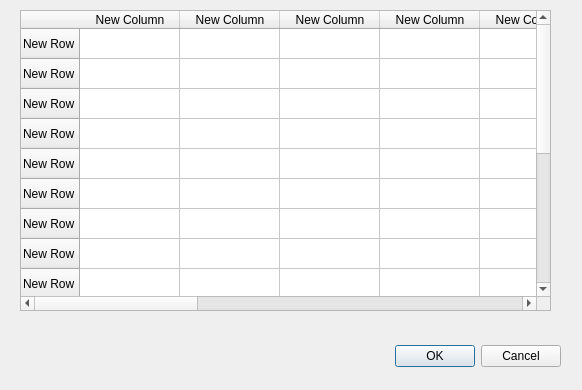
<?xml version="1.0" encoding="UTF-8"?>
<ui version="4.0">
 <class>Table_Request</class>
 <widget class="QDialog" name="Table_Request">
  <property name="geometry">
   <rect>
    <x>0</x>
    <y>0</y>
    <width>582</width>
    <height>390</height>
   </rect>
  </property>
  <property name="windowTitle">
   <string>Dialog</string>
  </property>
  <widget class="QDialogButtonBox" name="buttonBox">
   <property name="geometry">
    <rect>
     <x>380</x>
     <y>340</y>
     <width>181</width>
     <height>32</height>
    </rect>
   </property>
   <property name="orientation">
    <enum>Qt::Horizontal</enum>
   </property>
   <property name="standardButtons">
    <set>QDialogButtonBox::Cancel|QDialogButtonBox::Ok</set>
   </property>
  </widget>
  <widget class="QTableWidget" name="tableWidget">
   <property name="geometry">
    <rect>
     <x>20</x>
     <y>10</y>
     <width>531</width>
     <height>301</height>
    </rect>
   </property>
   <row>
    <property name="text">
     <string>New Row</string>
    </property>
   </row>
   <row>
    <property name="text">
     <string>New Row</string>
    </property>
   </row>
   <row>
    <property name="text">
     <string>New Row</string>
    </property>
   </row>
   <row>
    <property name="text">
     <string>New Row</string>
    </property>
   </row>
   <row>
    <property name="text">
     <string>New Row</string>
    </property>
   </row>
   <row>
    <property name="text">
     <string>New Row</string>
    </property>
   </row>
   <row>
    <property name="text">
     <string>New Row</string>
    </property>
   </row>
   <row>
    <property name="text">
     <string>New Row</string>
    </property>
   </row>
   <row>
    <property name="text">
     <string>New Row</string>
    </property>
   </row>
   <row>
    <property name="text">
     <string>New Row</string>
    </property>
   </row>
   <row>
    <property name="text">
     <string>New Row</string>
    </property>
   </row>
   <row>
    <property name="text">
     <string>New Row</string>
    </property>
   </row>
   <row>
    <property name="text">
     <string>New Row</string>
    </property>
   </row>
   <row>
    <property name="text">
     <string>New Row</string>
    </property>
   </row>
   <row>
    <property name="text">
     <string>New Row</string>
    </property>
   </row>
   <row>
    <property name="text">
     <string>New Row</string>
    </property>
   </row>
   <column>
    <property name="text">
     <string>New Column</string>
    </property>
   </column>
   <column>
    <property name="text">
     <string>New Column</string>
    </property>
   </column>
   <column>
    <property name="text">
     <string>New Column</string>
    </property>
   </column>
   <column>
    <property name="text">
     <string>New Column</string>
    </property>
   </column>
   <column>
    <property name="text">
     <string>New Column</string>
    </property>
   </column>
   <column>
    <property name="text">
     <string>New Column</string>
    </property>
   </column>
   <column>
    <property name="text">
     <string>New Column</string>
    </property>
   </column>
   <column>
    <property name="text">
     <string>New Column</string>
    </property>
   </column>
   <column>
    <property name="text">
     <string>New Column</string>
    </property>
   </column>
   <column>
    <property name="text">
     <string>New Column</string>
    </property>
   </column>
   <column>
    <property name="text">
     <string>New Column</string>
    </property>
   </column>
   <column>
    <property name="text">
     <string>New Column</string>
    </property>
   </column>
  </widget>
 </widget>
 <resources/>
 <connections>
  <connection>
   <sender>buttonBox</sender>
   <signal>accepted()</signal>
   <receiver>Table_Request</receiver>
   <slot>accept()</slot>
   <hints>
    <hint type="sourcelabel">
     <x>248</x>
     <y>254</y>
    </hint>
    <hint type="destinationlabel">
     <x>157</x>
     <y>274</y>
    </hint>
   </hints>
  </connection>
  <connection>
   <sender>buttonBox</sender>
   <signal>rejected()</signal>
   <receiver>Table_Request</receiver>
   <slot>reject()</slot>
   <hints>
    <hint type="sourcelabel">
     <x>316</x>
     <y>260</y>
    </hint>
    <hint type="destinationlabel">
     <x>286</x>
     <y>274</y>
    </hint>
   </hints>
  </connection>
 </connections>
</ui>
